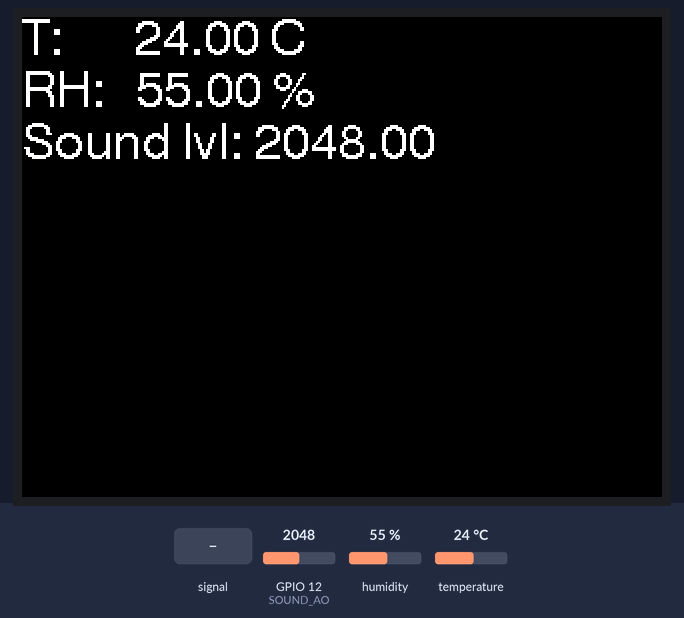
A program run on a simulated ESP32. Shown: 320×240 colour display. Inputs (shaded band) come from the test bench; at power-on: humidity 55 %, GPIO 12 (SOUND_AO) = 2048, temperature 24 °C.

Above: at 1.12 s.
1.4 s: GPIO 12 (SOUND_AO) fed a 200 Hz sine of ±327 counts around its level
At 1.86 s:
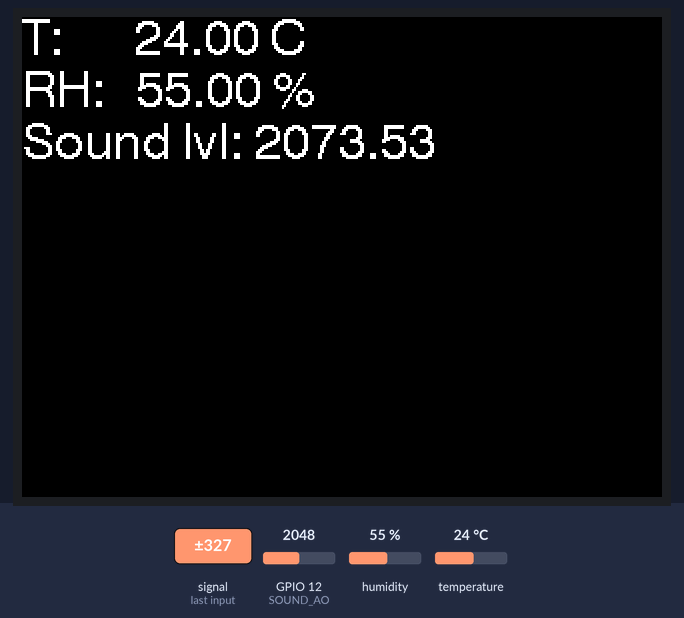
3.2 s: humidity set to 22 %
At 3.7 s:
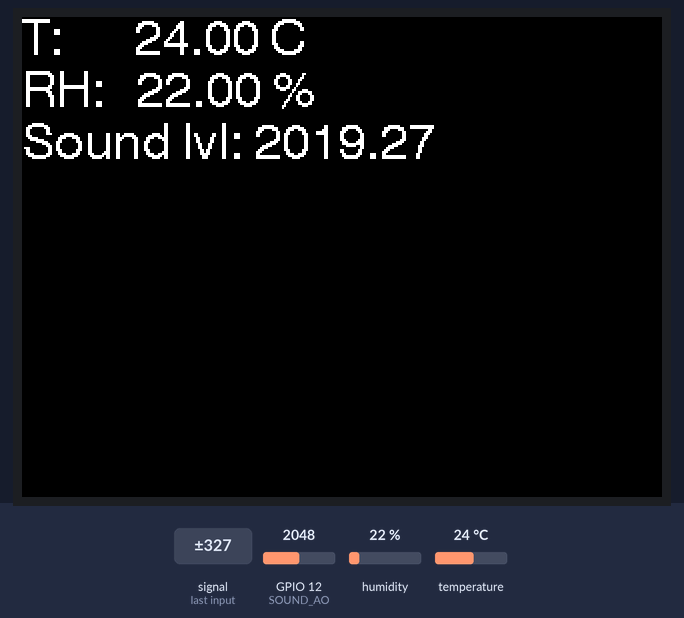
5.0 s: GPIO 12 (SOUND_AO) set to 2866
At 5.17 s:
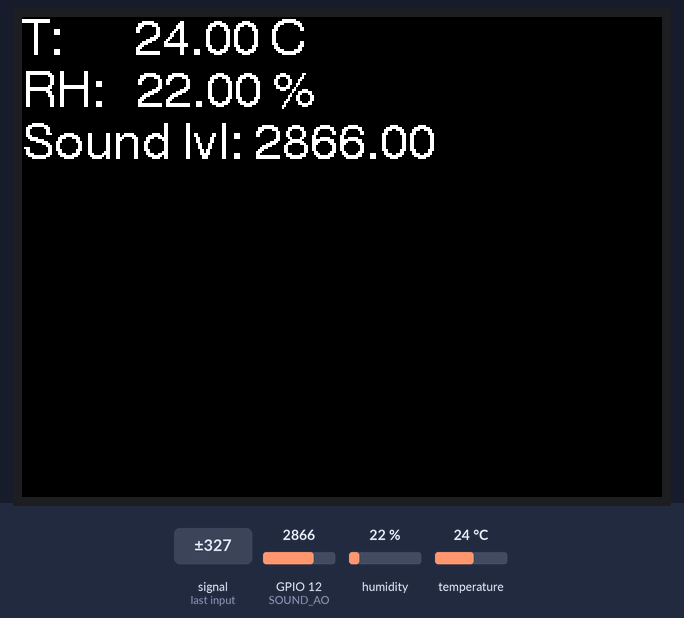
6.5 s: temperature set to 12 °C
At 7.0 s:
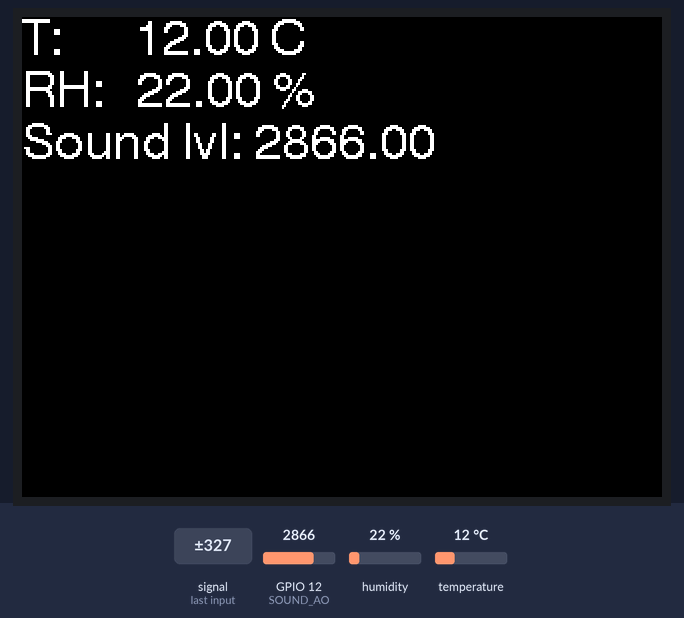
8.3 s: GPIO 12 (SOUND_AO) fed a 1000 Hz sine of ±1023 counts around its level
At 8.47 s:
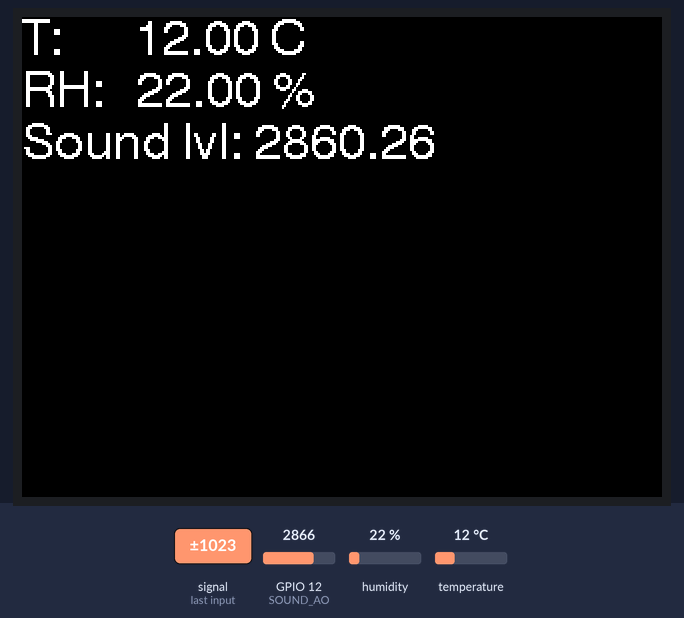
9.8 s: GPIO 12 (SOUND_AO) set to 3603
At 9.94 s:
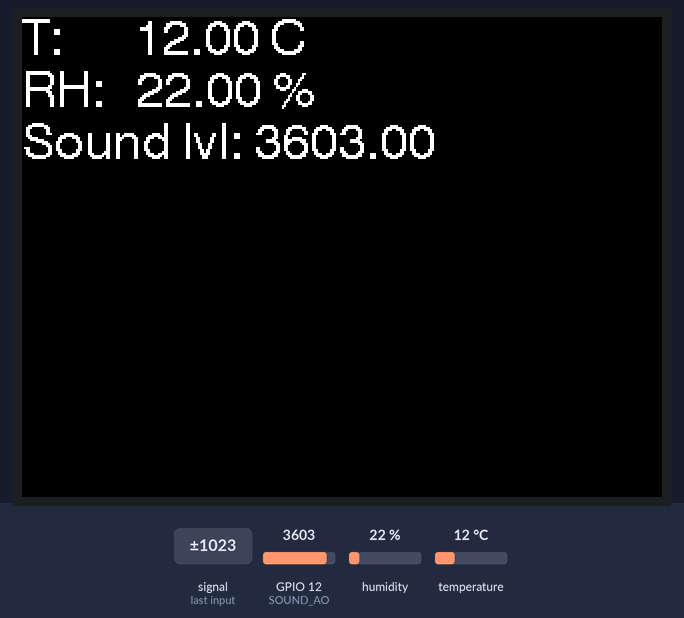
Timing chart, 0 to 12.3 s (numbered marks = the images above; inputs shaded):
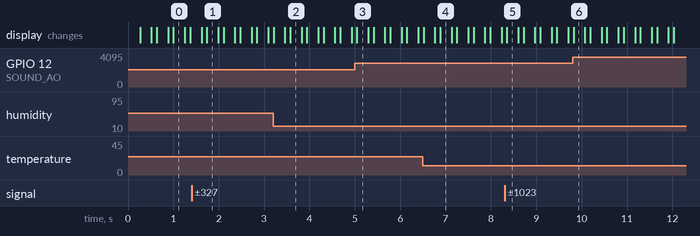

Measured:
- after the input at 6.5 s, the display: first differs from a run without the input after 0.38 s (image 4)

The program:

main.cpp
```cpp
#include <Arduino.h>
#include <DHT_U.h>
#include <TFT_eSPI.h>

#include <SPI.h>
#include <FS.h>
#include <SPIFFS.h>

#define DHTPIN 32
#define DHTTYPE DHT11

#define SOUND_AO 12

TFT_eSPI tft = TFT_eSPI(); // Constructor for the TFT library
DHT_Unified dht(DHTPIN, DHTTYPE);

void setup()
{
  pinMode(DHTPIN, INPUT);
  //Serial.begin(115200);
  tft.init();
  dht.begin();
}

void loop()
{
  tft.setCursor(0, 0, 4);                 //setCursor: x location from left, y location from top, fontsize
  tft.setRotation(1);                     //setRotation: 1: Screen in landscape(USB to the right), 3:  Screen in landscape(USB connector Left)
  tft.fillScreen(TFT_BLACK);              //Fill screen with random colour
  tft.setTextColor(TFT_WHITE, TFT_BLACK); //Textcolor, BackgroundColor; independent of the fillscreen

  sensors_event_t dhtEvent;

  dht.temperature().getEvent(&dhtEvent);
  tft.printf("T:       %.2f C\n", dhtEvent.temperature);
  dht.humidity().getEvent(&dhtEvent);
  tft.printf("RH:   %.2f %%\n", dhtEvent.relative_humidity);

  double soundAverage = 0;
  for (uint8_t i = 0; i < 100; i++)
  {
    soundAverage += analogRead(SOUND_AO);
  }
  soundAverage = soundAverage / 100;
  tft.printf("Sound lvl: %.2f", soundAverage);

  delay(250);
}
```
